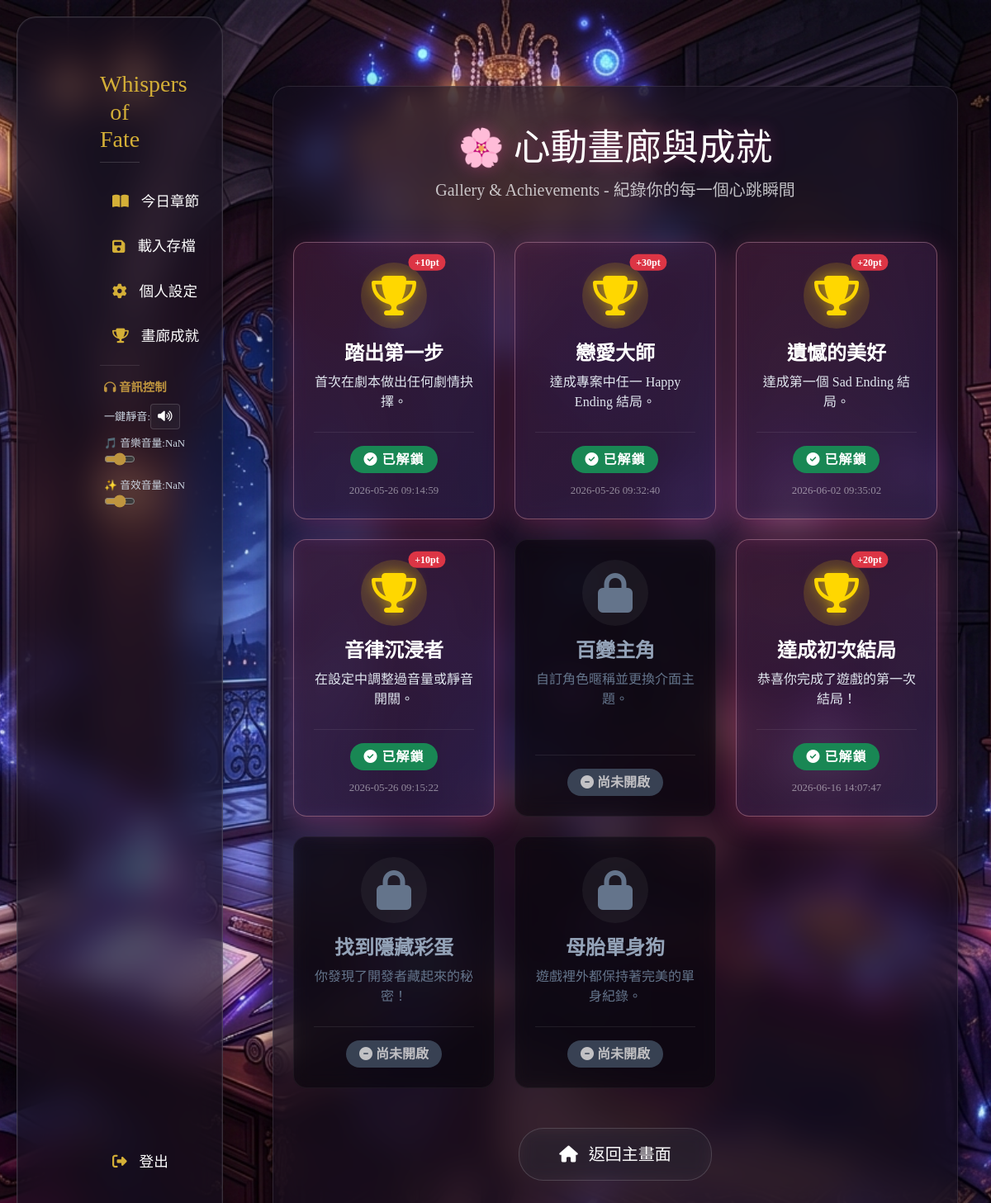
The app's page /achievements (signed in) with its own data.
### app/models/models.py (models this page shows, shortened)
class Achievement(db.Model):
    __tablename__ = 'achievements'
    id = db.Column(db.Integer, primary_key=True, autoincrement=True)
    title = db.Column(db.String(100), unique=True, nullable=False)
    description = db.Column(db.Text, nullable=False)
    icon_url = db.Column(db.String(200), nullable=True)  # 成就徽章圖片路徑
    points = db.Column(db.Integer, nullable=False, default=10)  # 成就積分
    created_at = db.Column(db.DateTime, nullable=False, default=datetime.utcnow)

class UserAchievement(db.Model):
    __tablename__ = 'user_achievements'
    user_id = db.Column(db.Integer, db.ForeignKey('users.id', ondelete='CASCADE'), primary_key=True)
    achievement_id = db.Column(db.Integer, db.ForeignKey('achievements.id', ondelete='CASCADE'), primary_key=True)
    unlocked_at = db.Column(db.DateTime, nullable=False, default=datetime.utcnow)
    achievement = db.relationship('Achievement', backref='user_unlocks')

### app/routes/user.py (the view)
@user_bp.route('/achievements', methods=['GET'])
def achievements():
    if 'user_id' not in session:
        return redirect(url_for('auth.login'))
    user = User.get_by_id(session['user_id'])
    try:
        with get_db_connection() as conn:
            all_ac = conn.execute("SELECT * FROM achievements").fetchall()
            unlocked = conn.execute("SELECT * FROM user_achievements WHERE user_id = ?", (session['user_id'],)).fetchall()
            unlocked_dict = {ua['achievement_id']: ua['unlocked_at'] for ua in unlocked}
            achievements_data = []
            for ac in all_ac:
                ac_id = ac['id']
                is_unlocked = ac_id in unlocked_dict
                achievements_data.append({
                    'id': ac_id,
                    'title': ac['title'],
                    'description': ac['description'],
                    'badge_url': ac['badge_url'],
                    'points': ac['points'],
                    'unlocked': is_unlocked,
                    'unlocked_at': unlocked_dict.get(ac_id) if is_unlocked else None
                })
    except Exception as e:
        print(f"Error fetching achievements for page: {e}")
        achievements_data = []
    return render_template('user/achievements.html', user=user, achievements=achievements_data)

### app/models/user.py (called while the page is built)
def get_db_connection():
    base_dir = os.path.abspath(os.path.dirname(os.path.dirname(os.path.dirname(__file__))))
    db_path = os.path.join(base_dir, 'instance', 'database.db')
    os.makedirs(os.path.dirname(db_path), exist_ok=True)
    conn = sqlite3.connect(db_path, timeout=30.0)
    conn.row_factory = sqlite3.Row
    return conn

    @staticmethod
    def get_by_id(user_id):
        try:
            with get_db_connection() as conn:
                user = conn.execute("SELECT * FROM users WHERE id = ?", (user_id,)).fetchone()
                return dict(user) if user else None
        except Exception as e:
            print(f"User.get_by_id Error: {e}")
            return None

### app/templates/user/achievements.html (shortened to what this page needs)
{% extends "base.html" %}
{% block content %}
<div class="content-container glass-panel mt-5 px-4 py-5" style="border-radius: 20px; box-shadow: 0 15px 35px rgba(0,0,0,0.5); border: 1px solid rgba(255, 255, 255, 0.1);">
    <h2 class="text-center mb-2 page-title font-title animate-glow" style="color: var(--primary-pink); font-size: 2.8rem; text-shadow: 0 0 20px rgba(236,72,153,0.4);">
        🌸 心動畫廊與成就
    </h2>
    <p class="text-center text-light opacity-75 mb-5 fs-5">Gallery & Achievements - 紀錄你的每一個心跳瞬間</p>
    <div class="row row-cols-1 row-cols-md-2 row-cols-lg-3 g-4">
        {% if achievements %}
            {% for ach in achievements %}
            <div class="col">
                <div class="card h-100 transition-all duration-300 {% if ach.unlocked %}achievement-unlocked{% else %}achievement-locked{% endif %}"
                     style="border-radius: 16px; border: 1px solid {% if ach.unlocked %}rgba(255, 182, 193, 0.35){% else %}rgba(255, 255, 255, 0.05){% endif %};
                            background: {% if ach.unlocked %}linear-gradient(135deg, rgba(236, 72, 153, 0.15), rgba(139, 92, 246, 0.15)){% else %}rgba(0, 0, 0, 0.35){% endif %};
                            backdrop-filter: blur(10px);
                            box-shadow: {% if ach.unlocked %}0 8px 32px rgba(236, 72, 153, 0.25){% else %}none{% endif %};
                            overflow: hidden;
                            transition: transform 0.3s cubic-bezier(0.175, 0.885, 0.32, 1.275), box-shadow 0.3s ease;">
                    <div class="card-body d-flex flex-column align-items-center text-center p-4">
                        <div class="badge-wrapper mb-3 position-relative" style="width: 80px; height: 80px; display: flex; align-items: center; justify-content: center; border-radius: 50%; background: {% if ach.unlocked %}rgba(255, 215, 0, 0.15){% else %}rgba(255,255,255,0.05){% endif %};">
                            {% if ach.unlocked %}
                                <i class="fa-solid fa-trophy fa-3x animate-pulse" style="color: #FFD700; text-shadow: 0 0 15px rgba(255, 215, 0, 0.6);"></i>
                                <span class="position-absolute top-0 start-100 translate-middle badge rounded-pill bg-danger" style="font-size: 0.75rem;">
                                    +{{ ach.points }}pt
                                </span>
                            {% else %}
                                <i class="fa-solid fa-lock fa-3x" style="color: #64748b;"></i>
                            {% endif %}
                        </div>
                        <h4 class="card-title mb-2" style="font-weight: 700; color: {% if ach.unlocked %}#fff{% else %}#94a3b8{% endif %};">
                            {{ ach.title }}
                        </h4>
                        <p class="card-text mb-4 fs-6 flex-grow-1" style="color: {% if ach.unlocked %}#e2e8f0{% else %}#64748b{% endif %}; line-height: 1.5;">
                            {{ ach.description }}
                        </p>
                        <div class="w-100 mt-auto pt-3" style="border-top: 1px solid rgba(255, 255, 255, 0.08);">
                            {% if ach.unlocked %}
                                <span class="badge bg-success px-3 py-2 fs-6 mb-2" style="border-radius: 30px; letter-spacing: 1px;">
                                    <i class="fa-solid fa-circle-check"></i> 已解鎖
                                </span>
                                <div class="text-light opacity-50 mt-1" style="font-size: 0.8rem;">
                                    {{ ach.unlocked_at }}
                                </div>
                            {% else %}
                                <span class="badge bg-secondary px-3 py-2 fs-6 opacity-75" style="border-radius: 30px; background-color: #475569 !important;">
                                    <i class="fa-solid fa-circle-minus"></i> 尚未開啟
                                </span>
                            {% endif %}
                        </div>
                    </div>
                </div>
            </div>
            {% endfor %}
        {% else %}
            <div class="col-12 text-center py-5">
                <i class="fa-solid fa-lock fa-3x mb-3 text-muted"></i>
                <h4 class="text-muted">尚未有任何成就資料。</h4>
            </div>
        {% endif %}
    </div>
    <div class="text-center mt-5">
        <a href="{{ url_for('story.home') }}" class="btn btn-glass btn-lg px-5 py-3 fs-5" style="border-radius: 30px;">
            <i class="fa-solid fa-house me-2"></i> 返回主畫面
        </a>
    </div>
</div>
{% endblock %}

### app/static/css/style.css (style rules this page uses)
:root { --primary-color: #d6336c; --primary-hover: #b22a59; --primary-glow: rgba(214, 51, 108, 0.4); --primary-gold: #D4AF37; --text-light: #ffffff; --text-dim: #FFD700; --bg-dark: #0f0a18; --glass-bg: rgba(20, 15, 30, 0.65); --glass-border: rgba(255, 255, 255, 0.15); --npc-dialogue-bg: rgba(214, 51, 108, 0.2); --npc-dialogue-border: #FF69B4; --player-dialogue-bg: rgba(79, 172, 254, 0.2); --player-dialogue-border: #00d2ff; --dialogue-text-color: #ffffff; --action-text-color: #FFB74D; }
* { margin: 0; padding: 0; box-sizing: border-box; }
body { font-family: 'Noto Serif TC', serif; background-image: url('../images/bg.png'); background-size: cover; background-position: center; background-attachment: fixed; color: var(--text-light); margin: 0; width: 100vw; height: 100vh; overflow: hidden; display: flex; }
.glass-panel { background: var(--glass-bg); backdrop-filter: blur(20px); -webkit-backdrop-filter: blur(20px); border: 1px solid var(--glass-border); border-radius: 24px; padding: 4rem 5rem; text-align: center; box-shadow: 0 15px 35px rgba(0, 0, 0, 0.4), inset 0 0 0 1px rgba(255, 255, 255, 0.05); animation: floatIn 1.2s cubic-bezier(0.2, 0.8, 0.2, 1) forwards; transform: translateY(30px); opacity: 0; }
.btn-glass { background: rgba(255, 255, 255, 0.05) !important; border: 1px solid var(--glass-border) !important; color: var(--text-light) !important; backdrop-filter: blur(10px); transition: all 0.3s ease; }

### records on screen
Achievement: title "踏出第一步", description "首次在劇本做出任何劇情抉擇。"
UserAchievement: unlocked_at "2026-05-26 09:14:59"
Achievement: title "戀愛大師", description "達成專案中任一 Happy Ending 結局。"
UserAchievement: unlocked_at "2026-05-26 09:32:40"
Achievement: title "遺憾的美好", description "達成第一個 Sad Ending 結局。"
UserAchievement: unlocked_at "2026-06-02 09:35:02"
Achievement: title "音律沉浸者", description "在設定中調整過音量或靜音開關。"
UserAchievement: unlocked_at "2026-05-26 09:15:22"
Achievement: title "百變主角", description "自訂角色暱稱並更換介面主題。", shows "尚未開啟"
Achievement: title "達成初次結局", description "恭喜你完成了遊戲的第一次結局！"
UserAchievement: unlocked_at "2026-06-16 14:07:47"
Achievement: title "找到隱藏彩蛋", description "你發現了開發者藏起來的秘密！", shows "尚未開啟"
Achievement: title "母胎單身狗", description "遊戲裡外都保持著完美的單身紀錄。", shows "尚未開啟"

### other values on screen
{{ ach.points }} "10" "30" "20" "10" "20"
